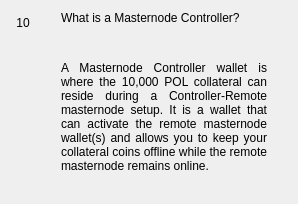
                  <widget class="QWidget" name="widgetFaq10" native="true">
                   <layout class="QHBoxLayout" name="horizontalpage_10" stretch="0,1">
                    <item alignment="Qt::AlignTop">
                     <widget class="QLabel" name="labelNumber10">
                      <property name="minimumSize">
                       <size>
                        <width>24</width>
                        <height>24</height>
                       </size>
                      </property>
                      <property name="maximumSize">
                       <size>
                        <width>16777215</width>
                        <height>24</height>
                       </size>
                      </property>
                      <property name="text">
                       <string>10</string>
                      </property>
                      <property name="alignment">
                       <set>Qt::AlignCenter</set>
                      </property>
                     </widget>
                    </item>
                    <item>
                     <layout class="QVBoxLayout" name="verticalLayoutpage_10">
                      <property name="leftMargin">
                       <number>20</number>
                      </property>
                      <property name="rightMargin">
                       <number>20</number>
                      </property>
                      <item>
                       <widget class="QLabel" name="labelSubtitle10">
                        <property name="text">
                         <string>What is a Masternode Controller?</string>
                        </property>
                        <property name="wordWrap">
                         <bool>true</bool>
                        </property>
                       </widget>
                      </item>
                      <item>
                       <spacer name="verticalSpacer_100">
                        <property name="orientation">
                         <enum>Qt::Vertical</enum>
                        </property>
                        <property name="sizeType">
                         <enum>QSizePolicy::Fixed</enum>
                        </property>
                        <property name="sizeHint" stdset="0">
                         <size>
                          <width>20</width>
                          <height>30</height>
                         </size>
                        </property>
                       </spacer>
                      </item>
                      <item>
                       <widget class="QLabel" name="labelContent10">
                        <property name="text">
                         <string>&lt;html&gt;&lt;head/&gt;&lt;body&gt;&lt;p align=&quot;justify&quot;&gt;A Masternode Controller wallet is where the 10,000 POL collateral can reside during a Controller-Remote masternode setup. It is a wallet that can activate the remote masternode wallet(s) and allows you to keep your collateral coins offline while the remote masternode remains online. &lt;/p&gt;&lt;/body&gt;&lt;/html&gt;</string>
                        </property>
                        <property name="alignment">
                         <set>Qt::AlignLeading|Qt::AlignLeft|Qt::AlignTop</set>
                        </property>
                        <property name="wordWrap">
                         <bool>true</bool>
                        </property>
                       </widget>
                      </item>
                      <item>
                       <spacer name="verticalSpacer_92">
                        <property name="orientation">
                         <enum>Qt::Vertical</enum>
                        </property>
                        <property name="sizeHint" stdset="0">
                         <size>
                          <width>20</width>
                          <height>20</height>
                         </size>
                        </property>
                       </spacer>
                      </item>
                     </layout>
                    </item>
                   </layout>
                  </widget>
